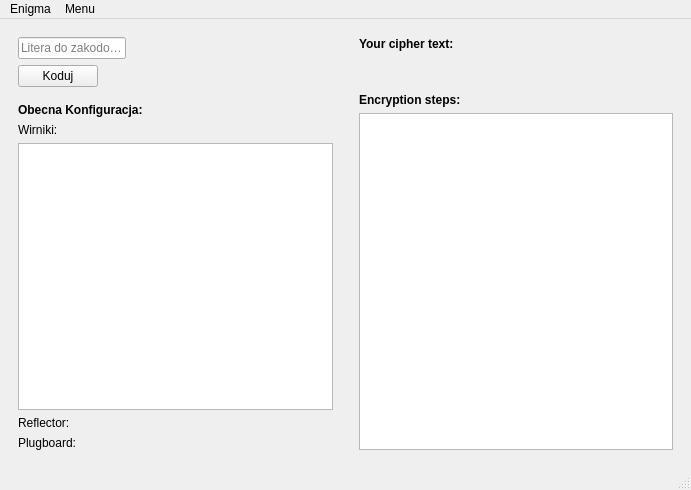
<?xml version="1.0" encoding="UTF-8"?>
<ui version="4.0">
 <class>MainWindow</class>
 <widget class="QMainWindow" name="MainWindow">
  <property name="geometry">
   <rect>
    <x>0</x>
    <y>0</y>
    <width>691</width>
    <height>490</height>
   </rect>
  </property>
  <property name="windowTitle">
   <string>Enigma</string>
  </property>
  <widget class="QWidget" name="centralwidget">
   <layout class="QGridLayout" name="gridLayout_2">
    <item row="0" column="0">
     <widget class="QStackedWidget" name="stack">
      <property name="sizePolicy">
       <sizepolicy hsizetype="Expanding" vsizetype="Expanding">
        <horstretch>0</horstretch>
        <verstretch>0</verstretch>
       </sizepolicy>
      </property>
      <property name="minimumSize">
       <size>
        <width>330</width>
        <height>0</height>
       </size>
      </property>
      <property name="currentIndex">
       <number>0</number>
      </property>
      <widget class="QWidget" name="page">
       <layout class="QGridLayout" name="gridLayout">
        <item row="0" column="0">
         <layout class="QVBoxLayout" name="verticalLayout">
          <property name="sizeConstraint">
           <enum>QLayout::SetFixedSize</enum>
          </property>
          <property name="bottomMargin">
           <number>10</number>
          </property>
          <item>
           <widget class="QLineEdit" name="letter_input">
            <property name="sizePolicy">
             <sizepolicy hsizetype="Fixed" vsizetype="Fixed">
              <horstretch>0</horstretch>
              <verstretch>0</verstretch>
             </sizepolicy>
            </property>
            <property name="cursor">
             <cursorShape>IBeamCursor</cursorShape>
            </property>
            <property name="placeholderText">
             <string>Litera do zakodowania</string>
            </property>
           </widget>
          </item>
          <item>
           <widget class="QPushButton" name="encrypt_button">
            <property name="sizePolicy">
             <sizepolicy hsizetype="Fixed" vsizetype="Fixed">
              <horstretch>0</horstretch>
              <verstretch>0</verstretch>
             </sizepolicy>
            </property>
            <property name="layoutDirection">
             <enum>Qt::LeftToRight</enum>
            </property>
            <property name="text">
             <string>Koduj</string>
            </property>
           </widget>
          </item>
         </layout>
        </item>
        <item row="0" column="1" rowspan="2">
         <layout class="QVBoxLayout" name="verticalLayout_4">
          <property name="leftMargin">
           <number>20</number>
          </property>
          <item>
           <widget class="QLabel" name="label">
            <property name="sizePolicy">
             <sizepolicy hsizetype="Maximum" vsizetype="Fixed">
              <horstretch>0</horstretch>
              <verstretch>0</verstretch>
             </sizepolicy>
            </property>
            <property name="font">
             <font>
              <weight>75</weight>
              <bold>true</bold>
             </font>
            </property>
            <property name="text">
             <string>Your cipher text:</string>
            </property>
           </widget>
          </item>
          <item>
           <widget class="QLabel" name="cipher_text">
            <property name="sizePolicy">
             <sizepolicy hsizetype="Expanding" vsizetype="Expanding">
              <horstretch>0</horstretch>
              <verstretch>0</verstretch>
             </sizepolicy>
            </property>
            <property name="maximumSize">
             <size>
              <width>16777215</width>
              <height>30</height>
             </size>
            </property>
            <property name="mouseTracking">
             <bool>false</bool>
            </property>
            <property name="text">
             <string/>
            </property>
            <property name="alignment">
             <set>Qt::AlignLeading|Qt::AlignLeft|Qt::AlignTop</set>
            </property>
            <property name="wordWrap">
             <bool>true</bool>
            </property>
           </widget>
          </item>
          <item>
           <layout class="QVBoxLayout" name="verticalLayout_2">
            <item>
             <widget class="QLabel" name="label_12">
              <property name="sizePolicy">
               <sizepolicy hsizetype="Maximum" vsizetype="Fixed">
                <horstretch>0</horstretch>
                <verstretch>0</verstretch>
               </sizepolicy>
              </property>
              <property name="font">
               <font>
                <weight>75</weight>
                <bold>true</bold>
               </font>
              </property>
              <property name="text">
               <string>Encryption steps:</string>
              </property>
             </widget>
            </item>
            <item>
             <widget class="QTableView" name="steps_table"/>
            </item>
           </layout>
          </item>
         </layout>
        </item>
        <item row="1" column="0">
         <layout class="QVBoxLayout" name="verticalLayout_3">
          <item>
           <widget class="QLabel" name="label_2">
            <property name="sizePolicy">
             <sizepolicy hsizetype="Preferred" vsizetype="Preferred">
              <horstretch>0</horstretch>
              <verstretch>0</verstretch>
             </sizepolicy>
            </property>
            <property name="font">
             <font>
              <weight>75</weight>
              <bold>true</bold>
             </font>
            </property>
            <property name="text">
             <string>Obecna Konfiguracja:</string>
            </property>
           </widget>
          </item>
          <item>
           <widget class="QLabel" name="label_11">
            <property name="text">
             <string>Wirniki:</string>
            </property>
           </widget>
          </item>
          <item>
           <widget class="QTableView" name="current_config">
            <property name="sizePolicy">
             <sizepolicy hsizetype="Maximum" vsizetype="Expanding">
              <horstretch>0</horstretch>
              <verstretch>0</verstretch>
             </sizepolicy>
            </property>
            <property name="minimumSize">
             <size>
              <width>315</width>
              <height>0</height>
             </size>
            </property>
            <property name="baseSize">
             <size>
              <width>0</width>
              <height>0</height>
             </size>
            </property>
           </widget>
          </item>
          <item>
           <layout class="QHBoxLayout" name="horizontalLayout">
            <item>
             <widget class="QLabel" name="label_10">
              <property name="sizePolicy">
               <sizepolicy hsizetype="Fixed" vsizetype="Preferred">
                <horstretch>0</horstretch>
                <verstretch>0</verstretch>
               </sizepolicy>
              </property>
              <property name="minimumSize">
               <size>
                <width>70</width>
                <height>0</height>
               </size>
              </property>
              <property name="text">
               <string>Reflector:</string>
              </property>
             </widget>
            </item>
            <item>
             <widget class="QLabel" name="reflector_name">
              <property name="text">
               <string/>
              </property>
             </widget>
            </item>
           </layout>
          </item>
          <item>
           <layout class="QHBoxLayout" name="horizontalLayout_2">
            <item>
             <widget class="QLabel" name="label_14">
              <property name="sizePolicy">
               <sizepolicy hsizetype="Fixed" vsizetype="Fixed">
                <horstretch>0</horstretch>
                <verstretch>0</verstretch>
               </sizepolicy>
              </property>
              <property name="minimumSize">
               <size>
                <width>70</width>
                <height>0</height>
               </size>
              </property>
              <property name="text">
               <string>Plugboard:</string>
              </property>
             </widget>
            </item>
            <item>
             <widget class="QLabel" name="plugboard_connections">
              <property name="text">
               <string/>
              </property>
             </widget>
            </item>
           </layout>
          </item>
         </layout>
        </item>
       </layout>
      </widget>
      <widget class="QWidget" name="page_4">
       <widget class="QLabel" name="label_4">
        <property name="geometry">
         <rect>
          <x>10</x>
          <y>10</y>
          <width>301</width>
          <height>21</height>
         </rect>
        </property>
        <property name="font">
         <font>
          <pointsize>12</pointsize>
          <weight>75</weight>
          <bold>true</bold>
         </font>
        </property>
        <property name="text">
         <string>Zmień Konfigurację</string>
        </property>
       </widget>
       <widget class="QToolButton" name="up_button">
        <property name="geometry">
         <rect>
          <x>20</x>
          <y>110</y>
          <width>28</width>
          <height>22</height>
         </rect>
        </property>
        <property name="text">
         <string>/\</string>
        </property>
       </widget>
       <widget class="QLabel" name="label_18">
        <property name="geometry">
         <rect>
          <x>60</x>
          <y>50</y>
          <width>59</width>
          <height>15</height>
         </rect>
        </property>
        <property name="font">
         <font>
          <weight>75</weight>
          <bold>true</bold>
         </font>
        </property>
        <property name="text">
         <string>Wirniki:</string>
        </property>
       </widget>
       <widget class="QToolButton" name="down_button">
        <property name="geometry">
         <rect>
          <x>20</x>
          <y>160</y>
          <width>28</width>
          <height>22</height>
         </rect>
        </property>
        <property name="text">
         <string>\/</string>
        </property>
       </widget>
       <widget class="QPushButton" name="save_init_conf_button">
        <property name="geometry">
         <rect>
          <x>140</x>
          <y>380</y>
          <width>171</width>
          <height>31</height>
         </rect>
        </property>
        <property name="text">
         <string>Zapisz jako początkowa</string>
        </property>
       </widget>
       <widget class="QLabel" name="label_17">
        <property name="geometry">
         <rect>
          <x>50</x>
          <y>280</y>
          <width>141</width>
          <height>16</height>
         </rect>
        </property>
        <property name="font">
         <font>
          <weight>75</weight>
          <bold>true</bold>
         </font>
        </property>
        <property name="text">
         <string>Bęben odwracający:</string>
        </property>
       </widget>
       <widget class="QLabel" name="label_21">
        <property name="geometry">
         <rect>
          <x>50</x>
          <y>340</y>
          <width>131</width>
          <height>16</height>
         </rect>
        </property>
        <property name="font">
         <font>
          <weight>75</weight>
          <bold>true</bold>
         </font>
        </property>
        <property name="text">
         <string>Łącznica kablowa:</string>
        </property>
       </widget>
       <widget class="QToolButton" name="add_button">
        <property name="geometry">
         <rect>
          <x>260</x>
          <y>50</y>
          <width>28</width>
          <height>22</height>
         </rect>
        </property>
        <property name="text">
         <string>+</string>
        </property>
       </widget>
       <widget class="QToolButton" name="remove_button">
        <property name="geometry">
         <rect>
          <x>220</x>
          <y>50</y>
          <width>28</width>
          <height>22</height>
         </rect>
        </property>
        <property name="text">
         <string>-</string>
        </property>
       </widget>
       <widget class="QLineEdit" name="plugboard_line">
        <property name="geometry">
         <rect>
          <x>180</x>
          <y>340</y>
          <width>301</width>
          <height>23</height>
         </rect>
        </property>
       </widget>
       <widget class="QComboBox" name="reflector_comboBox">
        <property name="geometry">
         <rect>
          <x>210</x>
          <y>280</y>
          <width>151</width>
          <height>23</height>
         </rect>
        </property>
       </widget>
       <widget class="QStackedWidget" name="stack2">
        <property name="geometry">
         <rect>
          <x>340</x>
          <y>90</y>
          <width>211</width>
          <height>161</height>
         </rect>
        </property>
        <property name="currentIndex">
         <number>1</number>
        </property>
        <widget class="QWidget" name="page_7"/>
        <widget class="QWidget" name="page_6">
         <widget class="QLabel" name="label_19">
          <property name="geometry">
           <rect>
            <x>20</x>
            <y>40</y>
            <width>59</width>
            <height>15</height>
           </rect>
          </property>
          <property name="font">
           <font>
            <weight>75</weight>
            <bold>true</bold>
           </font>
          </property>
          <property name="text">
           <string>Pozycja:</string>
          </property>
         </widget>
         <widget class="QComboBox" name="pos_comboBox">
          <property name="geometry">
           <rect>
            <x>30</x>
            <y>70</y>
            <width>51</width>
            <height>23</height>
           </rect>
          </property>
         </widget>
         <widget class="QComboBox" name="ring_comboBox">
          <property name="geometry">
           <rect>
            <x>120</x>
            <y>70</y>
            <width>51</width>
            <height>23</height>
           </rect>
          </property>
         </widget>
         <widget class="QLabel" name="label_20">
          <property name="geometry">
           <rect>
            <x>120</x>
            <y>40</y>
            <width>71</width>
            <height>16</height>
           </rect>
          </property>
          <property name="font">
           <font>
            <weight>75</weight>
            <bold>true</bold>
           </font>
          </property>
          <property name="text">
           <string>Pierścień:</string>
          </property>
         </widget>
        </widget>
       </widget>
       <widget class="QListWidget" name="rotors_list">
        <property name="geometry">
         <rect>
          <x>60</x>
          <y>80</y>
          <width>231</width>
          <height>171</height>
         </rect>
        </property>
       </widget>
       <widget class="QPushButton" name="save_conf_button">
        <property name="geometry">
         <rect>
          <x>340</x>
          <y>380</y>
          <width>121</width>
          <height>31</height>
         </rect>
        </property>
        <property name="text">
         <string>Zastosuj</string>
        </property>
       </widget>
       <widget class="QPushButton" name="set_plugboard_button">
        <property name="geometry">
         <rect>
          <x>500</x>
          <y>340</y>
          <width>61</width>
          <height>20</height>
         </rect>
        </property>
        <property name="text">
         <string>Ustaw</string>
        </property>
       </widget>
      </widget>
      <widget class="QWidget" name="page_2">
       <widget class="QCheckBox" name="is_double_step">
        <property name="geometry">
         <rect>
          <x>20</x>
          <y>50</y>
          <width>411</width>
          <height>21</height>
         </rect>
        </property>
        <property name="text">
         <string>Podwójny krok (dostępny tylko przy trzech wirnikach)</string>
        </property>
       </widget>
       <widget class="QLabel" name="label_3">
        <property name="geometry">
         <rect>
          <x>20</x>
          <y>0</y>
          <width>101</width>
          <height>41</height>
         </rect>
        </property>
        <property name="font">
         <font>
          <pointsize>12</pointsize>
          <weight>75</weight>
          <bold>true</bold>
         </font>
        </property>
        <property name="text">
         <string>Ustawienia</string>
        </property>
       </widget>
       <widget class="QLabel" name="label_13">
        <property name="geometry">
         <rect>
          <x>20</x>
          <y>90</y>
          <width>371</width>
          <height>16</height>
         </rect>
        </property>
        <property name="text">
         <string>Spacja w kodowanym tekście po                    znakach</string>
        </property>
       </widget>
       <widget class="QSpinBox" name="space_info">
        <property name="geometry">
         <rect>
          <x>230</x>
          <y>90</y>
          <width>47</width>
          <height>24</height>
         </rect>
        </property>
        <property name="value">
         <number>5</number>
        </property>
       </widget>
       <widget class="QLabel" name="label_31">
        <property name="geometry">
         <rect>
          <x>20</x>
          <y>120</y>
          <width>301</width>
          <height>16</height>
         </rect>
        </property>
        <property name="text">
         <string>(jeśli 0 tekst generowany jest bez spacji)</string>
        </property>
       </widget>
      </widget>
      <widget class="QWidget" name="page_3">
       <widget class="QLabel" name="label_5">
        <property name="geometry">
         <rect>
          <x>10</x>
          <y>10</y>
          <width>191</width>
          <height>41</height>
         </rect>
        </property>
        <property name="font">
         <font>
          <pointsize>12</pointsize>
          <weight>75</weight>
          <bold>true</bold>
         </font>
        </property>
        <property name="text">
         <string>Koduj z pliku</string>
        </property>
       </widget>
       <widget class="QPushButton" name="brow_input_butt">
        <property name="geometry">
         <rect>
          <x>240</x>
          <y>100</y>
          <width>80</width>
          <height>23</height>
         </rect>
        </property>
        <property name="text">
         <string>Wybierz...</string>
        </property>
        <property name="shortcut">
         <string>Ctrl+S</string>
        </property>
       </widget>
       <widget class="QLabel" name="input_file_name">
        <property name="geometry">
         <rect>
          <x>220</x>
          <y>70</y>
          <width>391</width>
          <height>16</height>
         </rect>
        </property>
        <property name="text">
         <string>Hasn't selected file yet</string>
        </property>
       </widget>
       <widget class="QLabel" name="output_file_name">
        <property name="geometry">
         <rect>
          <x>220</x>
          <y>150</y>
          <width>391</width>
          <height>16</height>
         </rect>
        </property>
        <property name="text">
         <string/>
        </property>
       </widget>
       <widget class="QPushButton" name="brow_output_butt">
        <property name="geometry">
         <rect>
          <x>240</x>
          <y>180</y>
          <width>80</width>
          <height>23</height>
         </rect>
        </property>
        <property name="text">
         <string>Wybierz....</string>
        </property>
        <property name="shortcut">
         <string>Ctrl+S</string>
        </property>
       </widget>
       <widget class="QPushButton" name="brow_config_butt">
        <property name="geometry">
         <rect>
          <x>240</x>
          <y>260</y>
          <width>80</width>
          <height>23</height>
         </rect>
        </property>
        <property name="text">
         <string>Wybierz...</string>
        </property>
        <property name="shortcut">
         <string>Ctrl+S</string>
        </property>
       </widget>
       <widget class="QLabel" name="config_file_name">
        <property name="geometry">
         <rect>
          <x>220</x>
          <y>230</y>
          <width>391</width>
          <height>16</height>
         </rect>
        </property>
        <property name="text">
         <string/>
        </property>
       </widget>
       <widget class="QLabel" name="label_7">
        <property name="geometry">
         <rect>
          <x>40</x>
          <y>70</y>
          <width>131</width>
          <height>41</height>
         </rect>
        </property>
        <property name="font">
         <font>
          <pointsize>10</pointsize>
          <weight>75</weight>
          <bold>true</bold>
         </font>
        </property>
        <property name="text">
         <string>Plik Wejściowy:</string>
        </property>
       </widget>
       <widget class="QLabel" name="label_8">
        <property name="geometry">
         <rect>
          <x>40</x>
          <y>160</y>
          <width>141</width>
          <height>41</height>
         </rect>
        </property>
        <property name="font">
         <font>
          <pointsize>10</pointsize>
          <weight>75</weight>
          <bold>true</bold>
         </font>
        </property>
        <property name="text">
         <string>Plik Wynikowy:</string>
        </property>
       </widget>
       <widget class="QLabel" name="label_9">
        <property name="geometry">
         <rect>
          <x>40</x>
          <y>240</y>
          <width>161</width>
          <height>41</height>
         </rect>
        </property>
        <property name="font">
         <font>
          <pointsize>10</pointsize>
          <weight>75</weight>
          <bold>true</bold>
         </font>
        </property>
        <property name="text">
         <string>Plik Konfiguracyjny:</string>
        </property>
       </widget>
       <widget class="QPushButton" name="encrypt_file_button">
        <property name="geometry">
         <rect>
          <x>150</x>
          <y>340</y>
          <width>171</width>
          <height>41</height>
         </rect>
        </property>
        <property name="text">
         <string>Koduj</string>
        </property>
        <property name="shortcut">
         <string>Ctrl+S</string>
        </property>
       </widget>
      </widget>
      <widget class="QWidget" name="page_5">
       <widget class="QLabel" name="label_6">
        <property name="geometry">
         <rect>
          <x>10</x>
          <y>10</y>
          <width>411</width>
          <height>41</height>
         </rect>
        </property>
        <property name="font">
         <font>
          <pointsize>12</pointsize>
          <weight>75</weight>
          <bold>true</bold>
         </font>
        </property>
        <property name="text">
         <string>Dostępne Spersonalizowane Wirniki</string>
        </property>
       </widget>
       <widget class="QListWidget" name="rotors_list_2">
        <property name="geometry">
         <rect>
          <x>70</x>
          <y>110</y>
          <width>221</width>
          <height>311</height>
         </rect>
        </property>
       </widget>
       <widget class="QToolButton" name="add_rotor_mod">
        <property name="geometry">
         <rect>
          <x>120</x>
          <y>70</y>
          <width>28</width>
          <height>22</height>
         </rect>
        </property>
        <property name="text">
         <string>+</string>
        </property>
       </widget>
       <widget class="QToolButton" name="rem_rotor_mod">
        <property name="geometry">
         <rect>
          <x>190</x>
          <y>70</y>
          <width>28</width>
          <height>22</height>
         </rect>
        </property>
        <property name="text">
         <string>-</string>
        </property>
       </widget>
       <widget class="QStackedWidget" name="stack3">
        <property name="geometry">
         <rect>
          <x>330</x>
          <y>30</y>
          <width>321</width>
          <height>391</height>
         </rect>
        </property>
        <property name="currentIndex">
         <number>2</number>
        </property>
        <widget class="QWidget" name="page_9"/>
        <widget class="QWidget" name="page_12">
         <widget class="QLabel" name="label_25">
          <property name="geometry">
           <rect>
            <x>30</x>
            <y>130</y>
            <width>59</width>
            <height>15</height>
           </rect>
          </property>
          <property name="text">
           <string>Nazwa</string>
          </property>
         </widget>
         <widget class="QPushButton" name="mod_rotor_butt">
          <property name="geometry">
           <rect>
            <x>120</x>
            <y>360</y>
            <width>80</width>
            <height>23</height>
           </rect>
          </property>
          <property name="text">
           <string>Modyfikuj</string>
          </property>
         </widget>
         <widget class="QLineEdit" name="rotor_name_2">
          <property name="geometry">
           <rect>
            <x>30</x>
            <y>150</y>
            <width>271</width>
            <height>23</height>
           </rect>
          </property>
         </widget>
         <widget class="QLabel" name="label_26">
          <property name="geometry">
           <rect>
            <x>30</x>
            <y>270</y>
            <width>111</width>
            <height>16</height>
           </rect>
          </property>
          <property name="text">
           <string>Wcięcie</string>
          </property>
         </widget>
         <widget class="QLineEdit" name="rotor_wiring_2">
          <property name="geometry">
           <rect>
            <x>30</x>
            <y>220</y>
            <width>271</width>
            <height>23</height>
           </rect>
          </property>
         </widget>
         <widget class="QLabel" name="label_27">
          <property name="geometry">
           <rect>
            <x>30</x>
            <y>200</y>
            <width>91</width>
            <height>16</height>
           </rect>
          </property>
          <property name="text">
           <string>Okablowanie</string>
          </property>
         </widget>
         <widget class="QLabel" name="label_28">
          <property name="geometry">
           <rect>
            <x>110</x>
            <y>90</y>
            <width>131</width>
            <height>16</height>
           </rect>
          </property>
          <property name="font">
           <font>
            <weight>75</weight>
            <bold>true</bold>
           </font>
          </property>
          <property name="text">
           <string>Modyfikuj Wirnik</string>
          </property>
         </widget>
         <widget class="QLineEdit" name="rotor_indentation_2">
          <property name="geometry">
           <rect>
            <x>30</x>
            <y>290</y>
            <width>271</width>
            <height>23</height>
           </rect>
          </property>
         </widget>
        </widget>
        <widget class="QWidget" name="page_11">
         <widget class="QLineEdit" name="rotor_name">
          <property name="geometry">
           <rect>
            <x>30</x>
            <y>150</y>
            <width>271</width>
            <height>23</height>
           </rect>
          </property>
         </widget>
         <widget class="QLineEdit" name="rotor_wiring">
          <property name="geometry">
           <rect>
            <x>30</x>
            <y>220</y>
            <width>271</width>
            <height>23</height>
           </rect>
          </property>
         </widget>
         <widget class="QLineEdit" name="rotor_indentation">
          <property name="geometry">
           <rect>
            <x>30</x>
            <y>290</y>
            <width>271</width>
            <height>23</height>
           </rect>
          </property>
         </widget>
         <widget class="QPushButton" name="add_mod_rotor">
          <property name="geometry">
           <rect>
            <x>60</x>
            <y>360</y>
            <width>80</width>
            <height>23</height>
           </rect>
          </property>
          <property name="text">
           <string>Dodaj</string>
          </property>
         </widget>
         <widget class="QLabel" name="label_16">
          <property name="geometry">
           <rect>
            <x>30</x>
            <y>130</y>
            <width>59</width>
            <height>15</height>
           </rect>
          </property>
          <property name="text">
           <string>Nazwa</string>
          </property>
         </widget>
         <widget class="QLabel" name="label_22">
          <property name="geometry">
           <rect>
            <x>30</x>
            <y>200</y>
            <width>161</width>
            <height>16</height>
           </rect>
          </property>
          <property name="text">
           <string>Okablowanie</string>
          </property>
         </widget>
         <widget class="QLabel" name="label_23">
          <property name="geometry">
           <rect>
            <x>30</x>
            <y>270</y>
            <width>111</width>
            <height>16</height>
           </rect>
          </property>
          <property name="text">
           <string>Wcięcie</string>
          </property>
         </widget>
         <widget class="QLabel" name="label_24">
          <property name="geometry">
           <rect>
            <x>120</x>
            <y>90</y>
            <width>91</width>
            <height>16</height>
           </rect>
          </property>
          <property name="font">
           <font>
            <weight>75</weight>
            <bold>true</bold>
           </font>
          </property>
          <property name="text">
           <string>Dodaj Wirnik</string>
          </property>
         </widget>
         <widget class="QPushButton" name="cancel_add_rotor">
          <property name="geometry">
           <rect>
            <x>180</x>
            <y>360</y>
            <width>80</width>
            <height>23</height>
           </rect>
          </property>
          <property name="text">
           <string>Anuluj</string>
          </property>
         </widget>
        </widget>
       </widget>
       <zorder>stack3</zorder>
       <zorder>label_6</zorder>
       <zorder>rotors_list_2</zorder>
       <zorder>add_rotor_mod</zorder>
       <zorder>rem_rotor_mod</zorder>
      </widget>
      <widget class="QWidget" name="page_8">
       <widget class="QLabel" name="label_15">
        <property name="geometry">
         <rect>
          <x>10</x>
          <y>10</y>
          <width>491</width>
          <height>41</height>
         </rect>
        </property>
        <property name="font">
         <font>
          <pointsize>12</pointsize>
          <weight>75</weight>
          <bold>true</bold>
         </font>
        </property>
        <property name="text">
         <string>Dostępne Spersonalizowane Bębny Odbijające</string>
        </property>
       </widget>
       <widget class="QStackedWidget" name="stack4">
        <property name="geometry">
         <rect>
          <x>310</x>
          <y>60</y>
          <width>321</width>
          <height>361</height>
         </rect>
        </property>
        <property name="currentIndex">
         <number>2</number>
        </property>
        <widget class="QWidget" name="page_10"/>
        <widget class="QWidget" name="page_14">
         <widget class="QLabel" name="label_33">
          <property name="geometry">
           <rect>
            <x>30</x>
            <y>130</y>
            <width>59</width>
            <height>15</height>
           </rect>
          </property>
          <property name="text">
           <string>Nazwa</string>
          </property>
         </widget>
         <widget class="QPushButton" name="modify_ref_button">
          <property name="geometry">
           <rect>
            <x>120</x>
            <y>290</y>
            <width>80</width>
            <height>23</height>
           </rect>
          </property>
          <property name="text">
           <string>Modyfikuj</string>
          </property>
         </widget>
         <widget class="QLineEdit" name="reflector_mod_name">
          <property name="geometry">
           <rect>
            <x>30</x>
            <y>150</y>
            <width>271</width>
            <height>23</height>
           </rect>
          </property>
          <property name="placeholderText">
           <string/>
          </property>
         </widget>
         <widget class="QLineEdit" name="reflector_mod_wiring">
          <property name="geometry">
           <rect>
            <x>30</x>
            <y>220</y>
            <width>271</width>
            <height>23</height>
           </rect>
          </property>
         </widget>
         <widget class="QLabel" name="label_35">
          <property name="geometry">
           <rect>
            <x>30</x>
            <y>200</y>
            <width>91</width>
            <height>16</height>
           </rect>
          </property>
          <property name="text">
           <string>Okablowanie</string>
          </property>
         </widget>
         <widget class="QLabel" name="label_36">
          <property name="geometry">
           <rect>
            <x>80</x>
            <y>90</y>
            <width>211</width>
            <height>16</height>
           </rect>
          </property>
          <property name="font">
           <font>
            <weight>75</weight>
            <bold>true</bold>
           </font>
          </property>
          <property name="text">
           <string>Modyfikuj Bęben Odbijający</string>
          </property>
         </widget>
        </widget>
        <widget class="QWidget" name="page_13">
         <widget class="QLineEdit" name="reflector_mod_name_2">
          <property name="geometry">
           <rect>
            <x>30</x>
            <y>150</y>
            <width>271</width>
            <height>23</height>
           </rect>
          </property>
          <property name="text">
           <string/>
          </property>
          <property name="placeholderText">
           <string>Unikalna nazwa bębna</string>
          </property>
         </widget>
         <widget class="QLineEdit" name="reflector_mod_wiring_2">
          <property name="geometry">
           <rect>
            <x>30</x>
            <y>220</y>
            <width>271</width>
            <height>23</height>
           </rect>
          </property>
          <property name="placeholderText">
           <string>Połączenia między literami (np. AB)</string>
          </property>
         </widget>
         <widget class="QPushButton" name="add_mod_ref">
          <property name="geometry">
           <rect>
            <x>60</x>
            <y>310</y>
            <width>80</width>
            <height>23</height>
           </rect>
          </property>
          <property name="text">
           <string>Dodaj</string>
          </property>
         </widget>
         <widget class="QLabel" name="label_29">
          <property name="geometry">
           <rect>
            <x>30</x>
            <y>130</y>
            <width>59</width>
            <height>15</height>
           </rect>
          </property>
          <property name="text">
           <string>Nazwa</string>
          </property>
         </widget>
         <widget class="QLabel" name="label_30">
          <property name="geometry">
           <rect>
            <x>30</x>
            <y>200</y>
            <width>101</width>
            <height>16</height>
           </rect>
          </property>
          <property name="text">
           <string>Okablowanie</string>
          </property>
         </widget>
         <widget class="QLabel" name="label_32">
          <property name="geometry">
           <rect>
            <x>80</x>
            <y>90</y>
            <width>171</width>
            <height>20</height>
           </rect>
          </property>
          <property name="font">
           <font>
            <weight>75</weight>
            <bold>true</bold>
           </font>
          </property>
          <property name="text">
           <string>Dodaj Bęben Odbijający</string>
          </property>
         </widget>
         <widget class="QPushButton" name="cancel_add_ref">
          <property name="geometry">
           <rect>
            <x>180</x>
            <y>310</y>
            <width>80</width>
            <height>23</height>
           </rect>
          </property>
          <property name="text">
           <string>Anuluj</string>
          </property>
         </widget>
        </widget>
       </widget>
       <widget class="QToolButton" name="add_ref_mod_butt">
        <property name="geometry">
         <rect>
          <x>110</x>
          <y>60</y>
          <width>28</width>
          <height>22</height>
         </rect>
        </property>
        <property name="text">
         <string>+</string>
        </property>
       </widget>
       <widget class="QToolButton" name="rem_ref_mod_button">
        <property name="geometry">
         <rect>
          <x>180</x>
          <y>60</y>
          <width>28</width>
          <height>22</height>
         </rect>
        </property>
        <property name="text">
         <string>-</string>
        </property>
       </widget>
       <widget class="QListWidget" name="reflectors_list">
        <property name="geometry">
         <rect>
          <x>60</x>
          <y>100</y>
          <width>221</width>
          <height>311</height>
         </rect>
        </property>
       </widget>
      </widget>
     </widget>
    </item>
   </layout>
  </widget>
  <widget class="QMenuBar" name="menubar">
   <property name="geometry">
    <rect>
     <x>0</x>
     <y>0</y>
     <width>691</width>
     <height>20</height>
    </rect>
   </property>
   <widget class="QMenu" name="menuMenu">
    <property name="title">
     <string>Enigma</string>
    </property>
    <addaction name="enc_by_letter_act"/>
    <addaction name="en_from_file_act"/>
   </widget>
   <widget class="QMenu" name="menuMenu_2">
    <property name="title">
     <string>Menu</string>
    </property>
    <widget class="QMenu" name="menuAdd_Remove_elements">
     <property name="title">
      <string>Manager Elementów Własnych</string>
     </property>
     <addaction name="a_r_rotor_act"/>
     <addaction name="a_r_reflector_act"/>
    </widget>
    <addaction name="settings_act"/>
    <addaction name="change_config_act"/>
    <addaction name="menuAdd_Remove_elements"/>
   </widget>
   <addaction name="menuMenu"/>
   <addaction name="menuMenu_2"/>
  </widget>
  <widget class="QStatusBar" name="statusbar"/>
  <action name="change_config_act">
   <property name="text">
    <string>Zmień Konfigurację Maszyny</string>
   </property>
  </action>
  <action name="settings_act">
   <property name="text">
    <string>Ustawienia</string>
   </property>
  </action>
  <action name="enc_by_letter_act">
   <property name="text">
    <string>Koduj litera po literze</string>
   </property>
  </action>
  <action name="en_from_file_act">
   <property name="text">
    <string>Koduj z pliku</string>
   </property>
  </action>
  <action name="a_r_rotor_act">
   <property name="text">
    <string>Rotor</string>
   </property>
  </action>
  <action name="a_r_reflector_act">
   <property name="text">
    <string>Bębny odbijające</string>
   </property>
  </action>
 </widget>
 <resources/>
 <connections/>
</ui>
